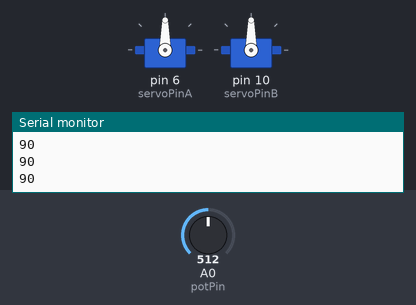
This sketch was run on a simulated Arduino Uno, built with avr-gcc and run on an emulated ATmega328P. Shown: 2 × servo, the last lines printed to the serial monitor. The inputs (shaded band) are chosen by the test bench; at power-on: A0 (potPin) = 512.

Above: at 1.2 s.
1.3 s: A0 (potPin) set to 716
At 2.5 s:
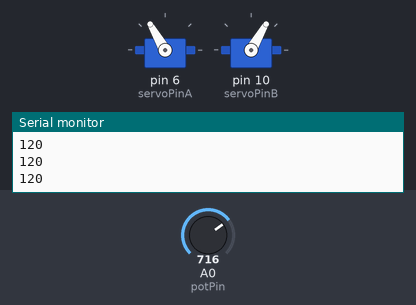
2.8 s: A0 (potPin) set to 900
At 4.0 s:
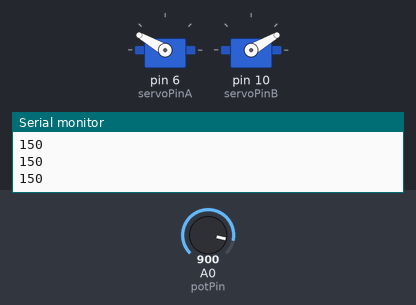
4.3 s: A0 (potPin) set to 1023
At 5.4 s:
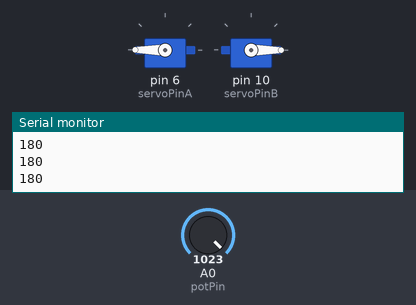
5.8 s: A0 (potPin) set to 511
At 6.8 s:
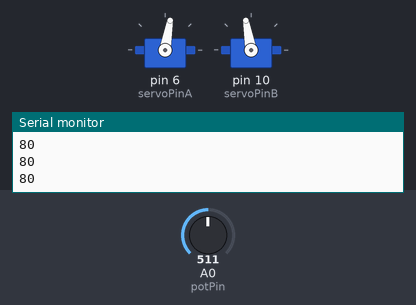
7.3 s: A0 (potPin) set to 306
At 8.2 s:
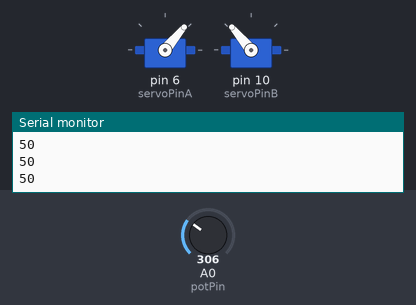
8.8 s: A0 (potPin) set to 122
At 9.5 s:
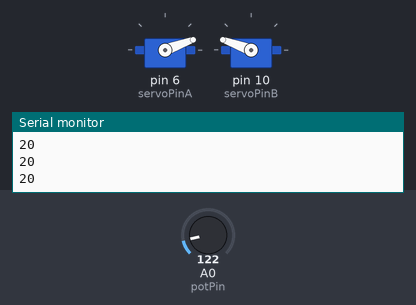
Timing chart, 0 to 11.3 s (numbered marks = the images above; inputs shaded):
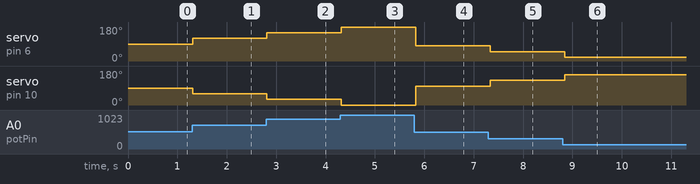

The sketch:

2Servos.ino
```cpp
#include <Servo.h>

Servo Servo1;
Servo Servo2;

int servoPinA = 6;
int servoPinB = 10;
int potPin = A0;

void setup() {
    Serial.begin(9600);
    Servo1.attach(servoPinA);
    Servo2.attach(servoPinB);
}


void loop() {
    int reading = analogRead(potPin);
    int angle = map(reading, 0, 1023, 0, 180 /10) *10;
    Servo1.write(angle);
    Servo2.write(180 - angle);
    Serial.print(angle);
    Serial.print("\n");
    delay(100);
}
```

Measured:
- after the input at 1.3 s, servo on pin 6 (servoPinA): 90° → 120° at once; servo on pin 10 (servoPinB): 90° → 60° at once
- after the input at 2.8 s, servo on pin 6 (servoPinA): 120° → 150° at once; servo on pin 10 (servoPinB): 60° → 30° at once
- after the input at 4.3 s, servo on pin 6 (servoPinA): 150° → 180° at once; servo on pin 10 (servoPinB): 30° → 0° at once
- after the input at 5.8 s, servo on pin 6 (servoPinA): 180° → 80° at once; servo on pin 10 (servoPinB): 0° → 100° at once
- after the input at 7.3 s, servo on pin 6 (servoPinA): 80° → 50° at once; servo on pin 10 (servoPinB): 100° → 130° at once
- after the input at 8.8 s, servo on pin 6 (servoPinA): 50° → 20° at once; servo on pin 10 (servoPinB): 130° → 160° at once
